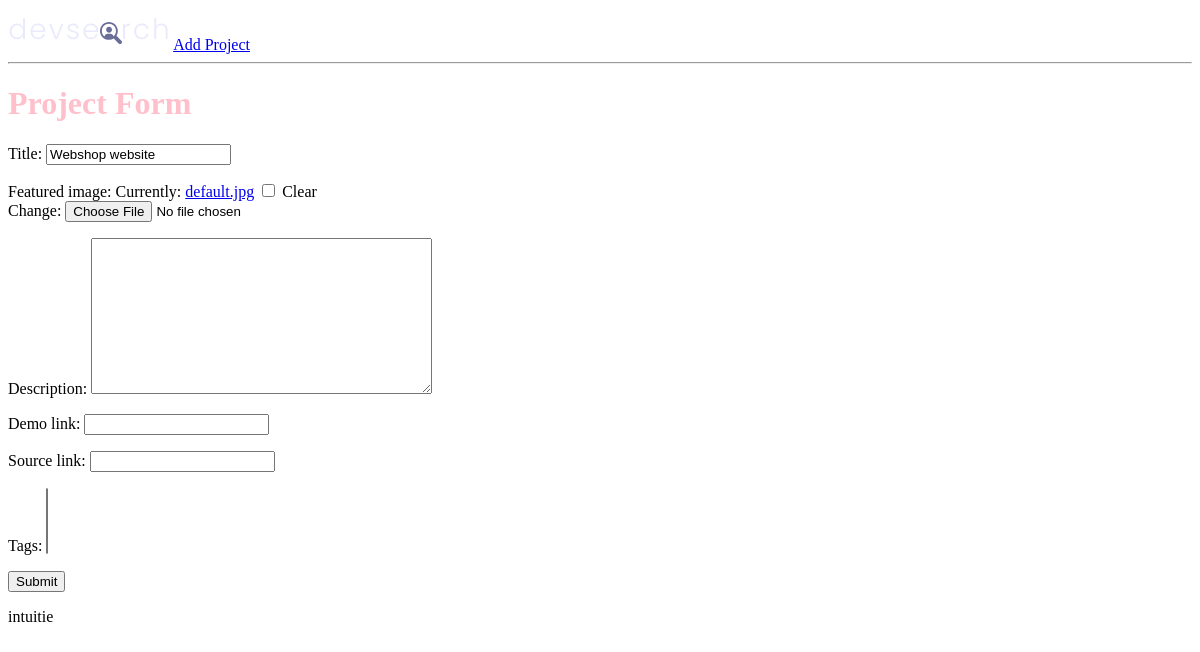
/update-project/8318e53e-338d-4f26-b8d9-203f110d8d86/, run on an earlier commit of the app's database.
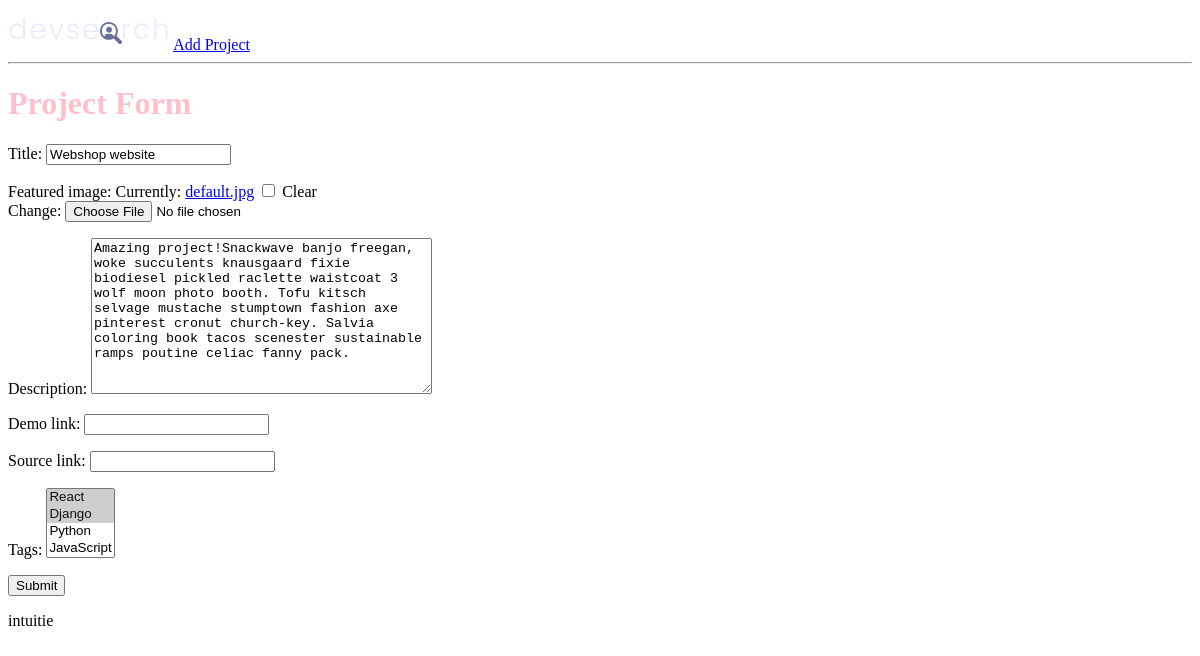
And on a later commit of the database.
### projects/models.py (models this page shows, shortened)
class Project(models.Model):
  title = models.CharField(max_length=200)
  description = models.TextField(null=True, blank=True)
  featured_image = models.ImageField(null=True, blank=True, default="default.jpg")
  demo_link = models.CharField(max_length=2000, null=True, blank=True)
  source_link = models.CharField(max_length=2000, null=True, blank=True)
  tags = models.ManyToManyField('Tag', blank=True)
  vote_total = models.IntegerField(default=0, null=True, blank=True)
  vote_ratio = models.IntegerField(default=0, null=True, blank=True)
  created = models.DateTimeField(auto_now_add=True)
  id = models.UUIDField(default=uuid.uuid4, unique=True, primary_key=True, editable=False)

### projects/views.py (the view)
# urls.py: path('update-project/<str:pk>/', views.updateProject, name="update-project"),
def updateProject(request, pk):
    project = Project.objects.get(id=pk)
    form = ProjectForm(instance=project)
    if request.method == 'POST':
        form = ProjectForm(request.POST, request.FILES, instance=project)
        if form.is_valid():
            form.save()
            return redirect('projects')
    context = {'form': form}
    return render(request, "projects/project_form.html", context)

### projects/forms.py
class ProjectForm(ModelForm):
  class Meta:
    model = Project
    fields = ['title', 'featured_image', 'description', 'demo_link', 'source_link', 'tags']

### projects/models.py (called while the page is built)
  def __str__(self):
    return self.name

### projects/templates/projects/project_form.html (shortened to what this page needs)
{% extends 'main.html' %}
{% block content %}
<h1>Project Form</h1>
<form action="" method="POST" enctype="multipart/form-data">
  {{form.as_p}}
  <input type="submit">
</form>
{% endblock %}

What changed in the data, as far as the page shows it:
changed Project "Webshop website": description (not shown) → "Amazing project!Snackwave banjo freegan, woke succulents knausgaard fixie biodiesel pickled raclette waistcoat 3 wolf moon photo booth. Tofu kitsch selvage mustache stumptown fashion axe pinterest cronut church-key. Salvia coloring book tacos scenester sustainable ramps poutine celiac fanny pack."
Also different on the page:
form field tags: (not shown) → "React ☑ / Django ☑ / Python / JavaScript"
